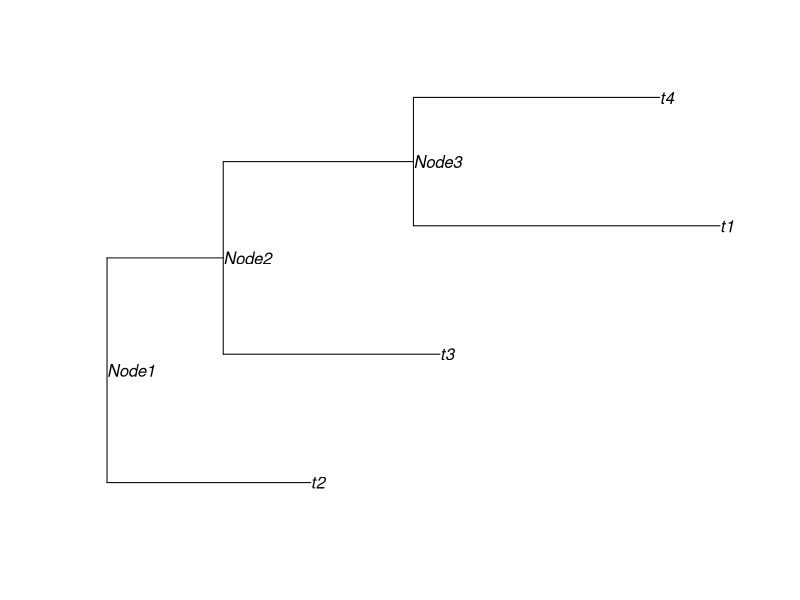

Recreate this plot in R.
## ---- chunk 1
library(ape)
library(Matrix)
set.seed(101)
r <- makeNodeLabel(rtree(4))
plot(r,show.node.label=TRUE)
## ---- chunk 2
t(r$edge)
## ---- chunk 3
r$edge.length
## ---- chunk 4
phylo.to.Z <- function(r,stand=FALSE){
  ntip <- length(r$tip.label)
  Zid <- Matrix(0.0,ncol=length(r$edge.length),nrow=ntip)
  nodes <- (ntip+1):max(r$edge)
  root <- nodes[!(nodes %in% r$edge[,2])]
  for (i in 1:ntip){
    cn <- i  ## current node
    while (cn != root){
      ce <- which(r$edge[,2]==cn)   ## find current edge
      Zid[i,ce] <- 1   ## set Zid to 1
      cn <- r$edge[ce,1]            ## find previous node
    }
  }
  V <- vcv(r)
  sig <- exp(as.numeric(determinant(V)["modulus"])/ntip)
  Z <- t(sqrt(r$edge.length) * t(Zid))
  if(stand){Z <- t(sqrt(r$edge.length/sig) * t(Zid))}
  rownames(Z) <- r$tip.label
  colnames(Z) <- 1:length(r$edge.length)
  return(Z)                                  
}
phylo.to.Z(r)
